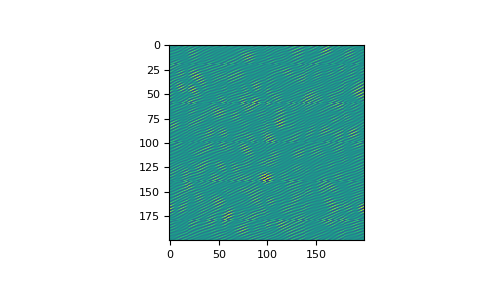

Recreate this plot in Python.
a = np.eye(4)
np.fft.ifftn(np.fft.fftn(a, axes=(0,)), axes=(1,))
# array([[1.+0.j,  0.+0.j,  0.+0.j,  0.+0.j], # may vary
# [0.+0.j,  1.+0.j,  0.+0.j,  0.+0.j],
# [0.+0.j,  0.+0.j,  1.+0.j,  0.+0.j],
# [0.+0.j,  0.+0.j,  0.+0.j,  1.+0.j]])

# Create and plot an image with band-limited frequency content:

import matplotlib.pyplot as plt
n = np.zeros((200,200), dtype=complex)
n[60:80, 20:40] = np.exp(1j*np.random.uniform(0, 2*np.pi, (20, 20)))
im = np.fft.ifftn(n).real
plt.imshow(im)
# <matplotlib.image.AxesImage object at 0x...>
plt.show()
